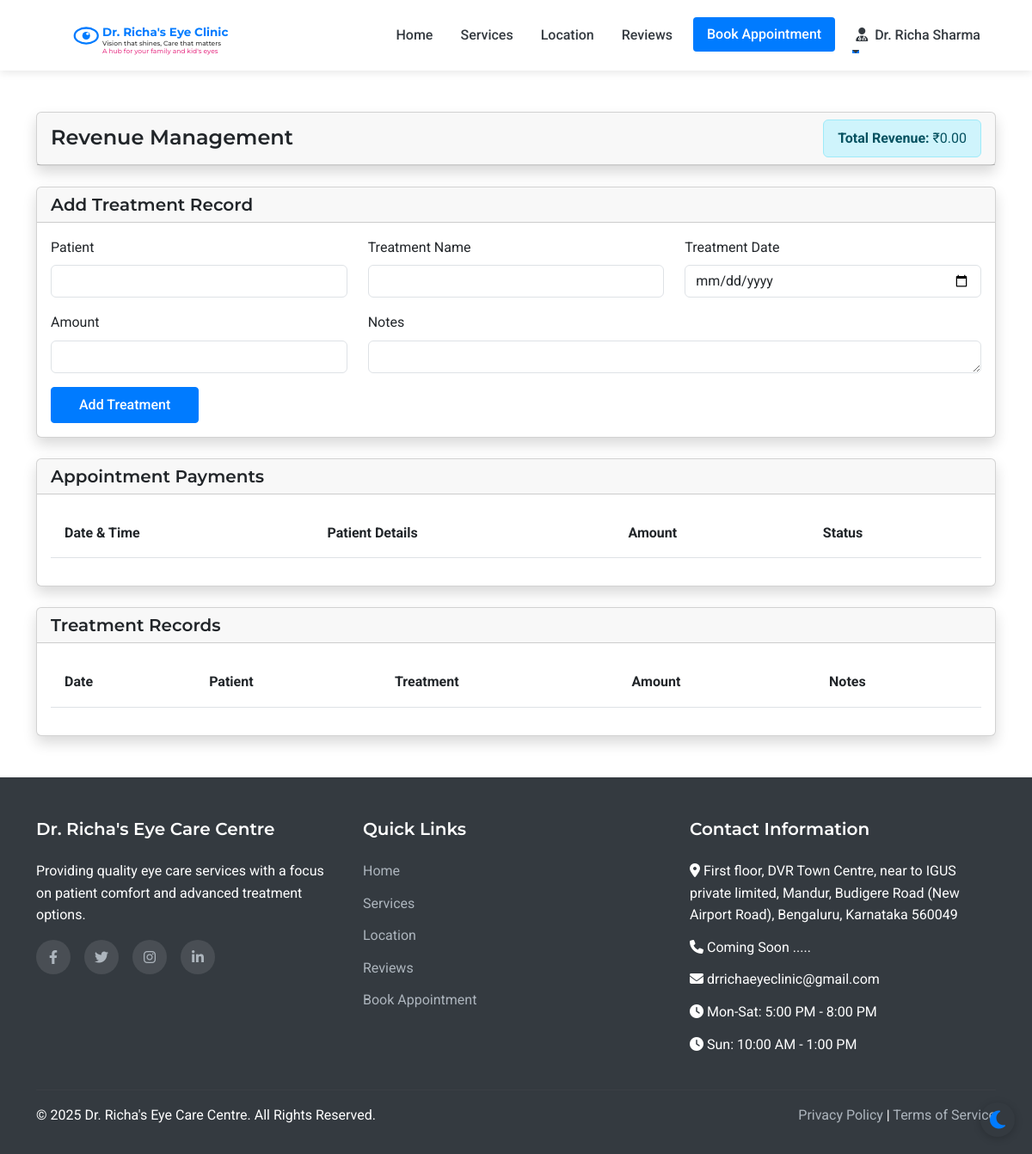
Before: /admin/revenue (signed in) with the older database file.
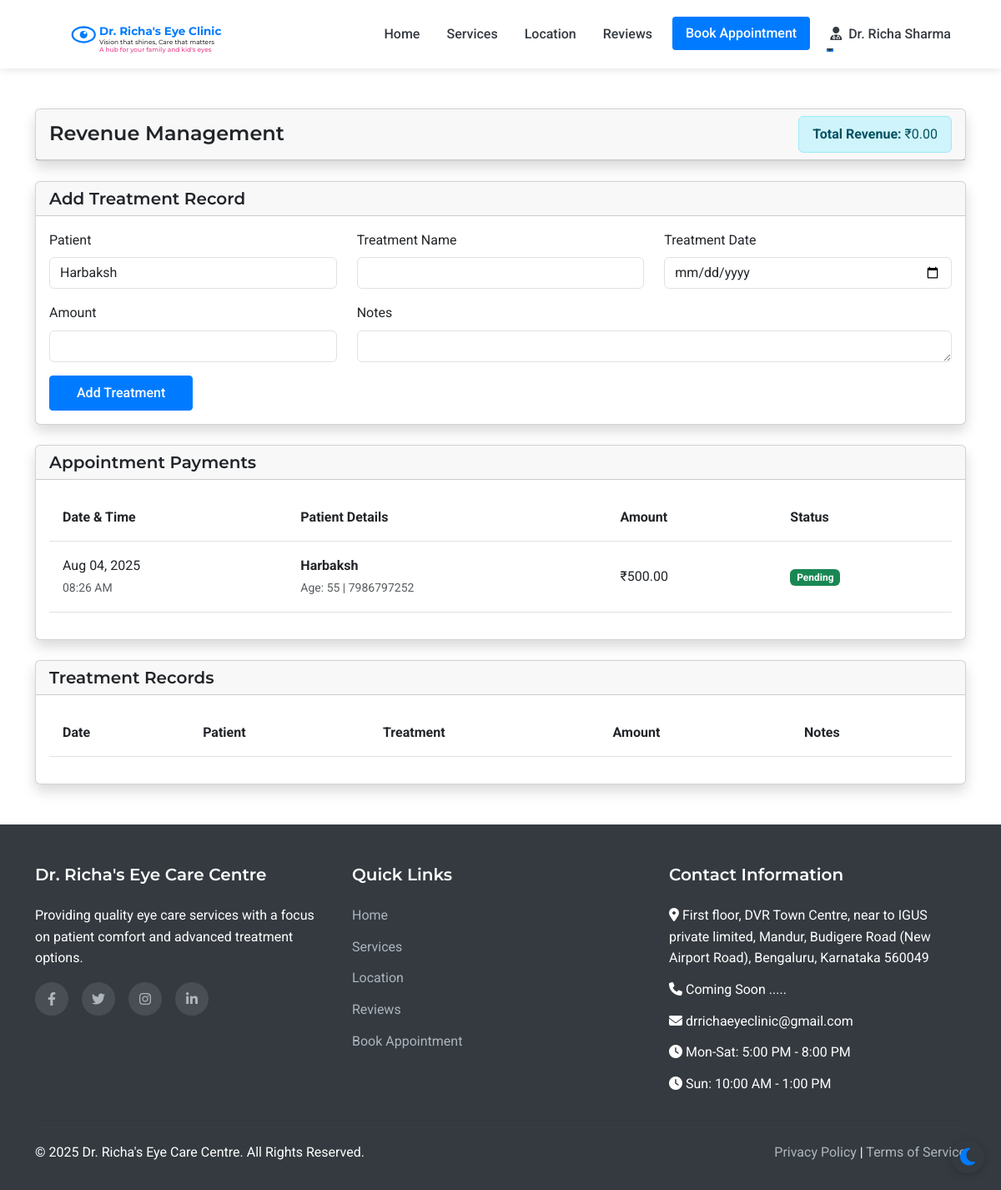
After: the same page with the newer database file.
### models.py (models this page shows, shortened)
class Payment(db.Model):
    id = db.Column(db.Integer, primary_key=True)
    appointment_id = db.Column(db.Integer, db.ForeignKey('appointment.id'), nullable=False)
    appointment = db.relationship('Appointment', backref='payment', uselist=False)
    amount = db.Column(db.Float, nullable=False)
    payment_method = db.Column(db.String(50), nullable=False)  # cash, bank_transfer, upi
    transaction_id = db.Column(db.String(100), nullable=True)
    upi_id = db.Column(db.String(100), nullable=True)
    status = db.Column(db.String(20), default='pending')  # pending, completed, failed
    created_at = db.Column(db.DateTime, default=datetime.utcnow)

class Patient(UserMixin, db.Model):
    id = db.Column(db.Integer, primary_key=True)
    full_name = db.Column(db.String(100), nullable=False)
    mobile_number = db.Column(db.String(15), nullable=False)
    email = db.Column(db.String(100), nullable=True)
    age = db.Column(db.Integer, nullable=False)
    sex = db.Column(db.String(10), nullable=True)
    password_hash = db.Column(db.String(256), nullable=True)
    is_registered = db.Column(db.Boolean, default=False)
    created_at = db.Column(db.DateTime, nullable=False, default=datetime.utcnow)
    appointments = db.relationship('Appointment', backref='patient', lazy=True)
    doctor_prescriptions = db.relationship('DoctorPrescription', backref='patient', lazy=True)
    optometrist_prescriptions = db.relationship('OptometristPrescription', backref='patient', lazy=True)

### routes.py (the view, shortened to what this page needs)
@app.route('/admin/revenue', methods=['GET', 'POST'])
@login_required
def admin_revenue():
    if not isinstance(current_user, Doctor):
        flash('Access denied. Doctor privileges required.', 'danger')
        return redirect(url_for('index'))
    form = FlaskForm()  # Create a basic form for CSRF protection
    payments = (
        db.session.query(Payment, Patient)
        .join(Appointment, Payment.appointment_id == Appointment.id)
        .join(Patient, Appointment.patient_id == Patient.id)
        .order_by(Payment.created_at.desc())
        .all()
    )
    treatments = Treatment.query.order_by(Treatment.treatment_date.desc()).all()
    appointment_revenue = sum(payment.amount for payment, _ in payments if payment.status == 'completed')
    treatment_revenue = sum(treatment.amount for treatment in treatments)
    total_revenue = appointment_revenue + treatment_revenue
    patients = Patient.query.order_by(Patient.full_name).all()
    return render_template('admin/revenue.html', payments=payments, treatments=treatments, patients=patients, total_revenue=total_revenue, form=form)

### app.py (called while the page is built)
@login_manager.user_loader
def load_user(user_id):
    from models import Doctor, Assistant, Admin, Patient
    try:
        if user_id.startswith('doctor_'):
            return Doctor.query.get(int(user_id.split('_')[1]))
        elif user_id.startswith('assistant_'):
            return Assistant.query.get(int(user_id.split('_')[1]))
        elif user_id.startswith('admin_'):
            return Admin.query.get(int(user_id.split('_')[1]))
        else:
            return Patient.query.get(int(user_id))
    except (ValueError, AttributeError):
        return None

### routes.py (called while the page is built)
@app.context_processor
def inject_now():
    return {'now': datetime.now()}

### templates/admin/revenue.html (shortened to what the changed rows need)
{% extends 'layout.html' %}
{% block content %}
<div class="container py-5">
    <div class="row">
        <div class="col-12 mb-4">
            <div class="card shadow">
                <div class="card-body">
                    <form method="POST">
                        <div class="row">
                            <div class="col-md-4">
                                <div class="mb-3">
                                    <label class="form-label">Patient</label>
                                    <select name="patient_id" class="form-control" required>
                                        {% for patient in patients %}
                                        <option value="{{ patient.id }}">{{ patient.full_name }}</option>
                                        {% endfor %}
                                    </select>
                                </div>
                            </div>
                        </div>
                    </form>
                </div>
            </div>
        </div>
        <div class="col-12 mb-4">
            <div class="card shadow">
                <div class="card-body">
                    <div class="table-responsive">
                        <table class="table table-hover">
                            <thead>
                                <tr>
                                    <th>Date & Time</th>
                                    <th>Patient Details</th>
                                    <th>Amount</th>
                                    <th>Status</th>
                                </tr>
                            </thead>
                            <tbody>
                                {% for payment, patient in payments %}
                                <tr>
                                    <td>
                                        {{ payment.created_at.strftime('%b %d, %Y') }}<br>
                                        <small class="text-muted">{{ payment.created_at.strftime('%I:%M %p') }}</small>
                                    </td>
                                    <td>
                                        <strong>{{ patient.full_name }}</strong><br>
                                        <small class="text-muted">Age: {{ patient.age }} | {{ patient.mobile_number }}</small>
                                    </td>
                                    <td>₹{{ "%.2f"|format(payment.amount) }}</td>
                                    <td>
                                        <span class="badge bg-success">{{ payment.status|title }}</span>
                                    </td>
                                </tr>
                                {% endfor %}
                            </tbody>
                        </table>
                    </div>
                </div>
            </div>
        </div>
        <div class="col-12">
            <div class="card shadow">
                <div class="card-body">
                    <div class="table-responsive">
                        <table class="table table-hover">
                            <thead>
                                <tr>
                                    <th>Date</th>
                                    <th>Patient</th>
                                    <th>Treatment</th>
                                    <th>Amount</th>
                                    <th>Notes</th>
                                </tr>
                            </thead>
                        </table>
                    </div>
                </div>
            </div>
        </div>
    </div>
</div>
{% endblock %}

Changed rows visible on the page:
added Payment: created_at "Aug 04, 2025", created_at "08:26 AM", full_name "Harbaksh", age "55", mobile_number "7986797252", amount "500.00", status "Pending"
Other visible differences:
form field patient_id: (not shown) → "Harbaksh"
